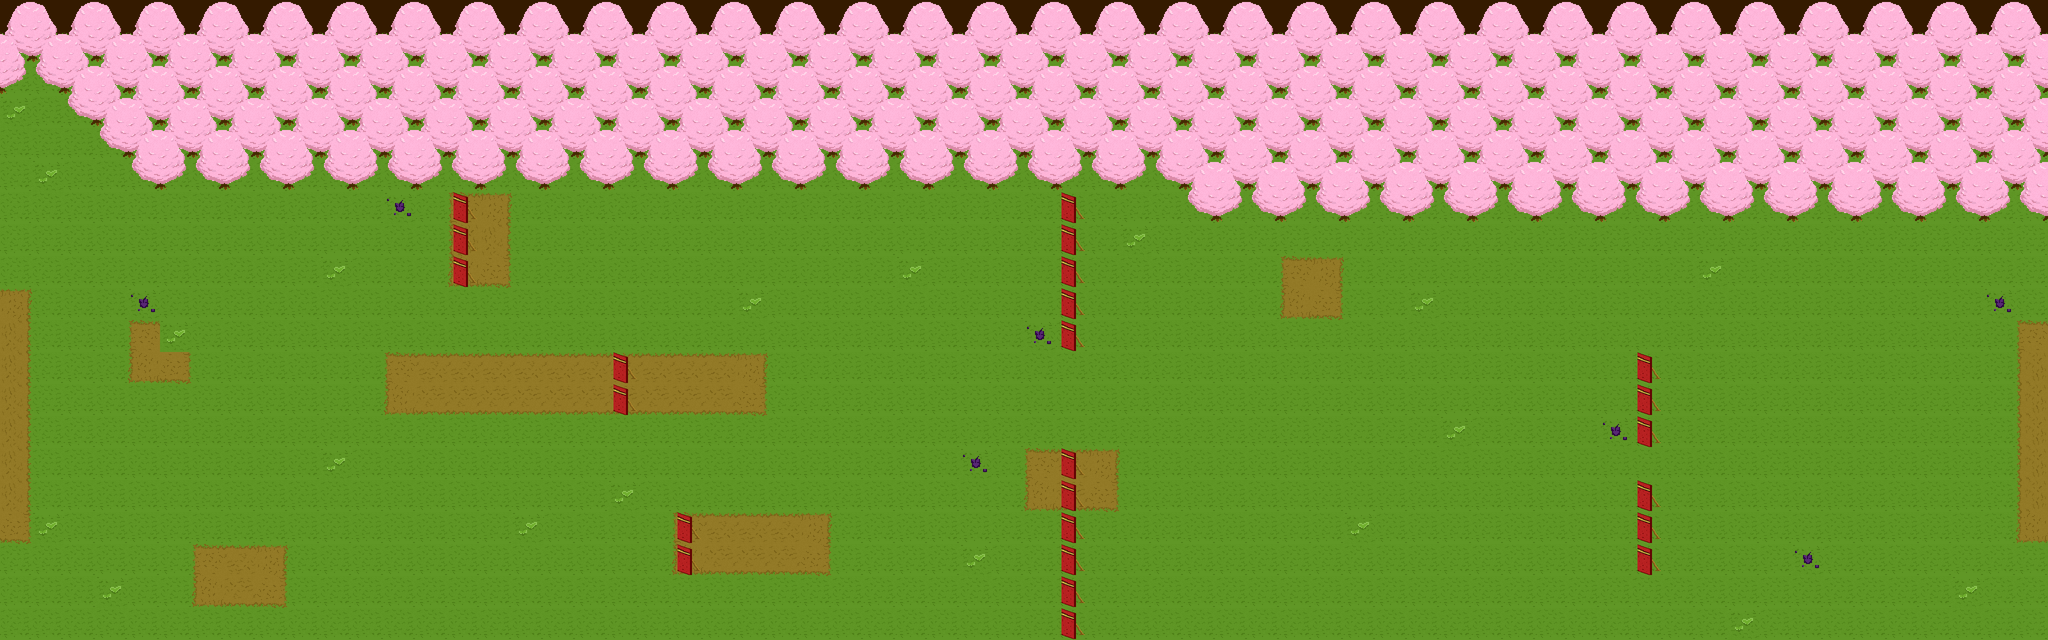

A level layout from a 2D game, rendered from its tile map. Below: a short description, then the map file with tile-grid data replaced by summaries:
An orthogonal 64x20 tile map with 64x64 px tiles, 12 tile layers (dirtLayer, grassLayer, patchLayer, flowerLayer, ...) and 10 objects (Left, Right, startPoint, enemy01, enemy02, ...).

<map version="1.4" tiledversion="1.4.3" orientation="orthogonal" renderorder="right-down" width="64" height="20" tilewidth="64" tileheight="64" infinite="0" nextlayerid="16" nextobjectid="21">
 <editorsettings>
  <export target="Level1.json" format="json" />
 </editorsettings>
 <tileset firstgid="1" name="Map1" tilewidth="64" tileheight="64" tilecount="16" columns="4">
  <image source="Map1.png" width="256" height="256" />
  <tile id="0">
   <properties>
    <property name="tree" type="bool" value="true" />
   </properties>
  </tile>
  <tile id="1">
   <properties>
    <property name="tree" type="bool" value="true" />
   </properties>
  </tile>
  <tile id="4">
   <properties>
    <property name="tree" type="bool" value="true" />
   </properties>
  </tile>
  <tile id="5">
   <properties>
    <property name="tree" type="bool" value="true" />
   </properties>
  </tile>
  <tile id="15">
   <properties>
    <property name="shield" type="bool" value="true" />
   </properties>
  </tile>
 </tileset>
 <layer id="1" name="dirtLayer" width="64" height="20">
  <data>[1280 cells, 1280 non-empty, 1 distinct tile ids]</data>
 </layer>
 <layer id="2" name="grassLayer" width="64" height="20">
  <data>[1280 cells, 1216 non-empty, 2 distinct tile ids]</data>
 </layer>
 <layer id="3" name="patchLayer" width="64" height="20">
  <data>[1280 cells, 75 non-empty, 6 distinct tile ids]</data>
 </layer>
 <layer id="4" name="flowerLayer" width="64" height="20">
  <data>[1280 cells, 26 non-empty, 2 distinct tile ids]</data>
 </layer>
 <layer id="6" name="shieldLayer" width="64" height="20">
  <data>[1280 cells, 24 non-empty, 1 distinct tile ids]</data>
 </layer>
 <layer id="14" name="treeLayer1" width="64" height="20">
  <data>[1280 cells, 128 non-empty, 4 distinct tile ids]</data>
 </layer>
 <layer id="13" name="treeLayer2" width="64" height="20">
  <data>[1280 cells, 128 non-empty, 4 distinct tile ids]</data>
 </layer>
 <layer id="12" name="treeLayer3" width="64" height="20">
  <data>[1280 cells, 124 non-empty, 4 distinct tile ids]</data>
 </layer>
 <layer id="11" name="treeLayer4" width="64" height="20">
  <data>[1280 cells, 122 non-empty, 4 distinct tile ids]</data>
 </layer>
 <layer id="7" name="treeLayer5" width="64" height="20">
  <data>[1280 cells, 120 non-empty, 4 distinct tile ids]</data>
 </layer>
 <layer id="8" name="treeLayer6" width="64" height="20">
  <data>[1280 cells, 54 non-empty, 4 distinct tile ids]</data>
 </layer>
 <layer id="15" name="treeLayer7" width="64" height="20">
  <data>[1280 cells, 0 non-empty, 0 distinct tile ids]</data>
 </layer>
 <objectgroup id="10" name="objectLayer">
  <object id="3" name="Left" x="1" y="575" width="62" height="512" />
  <object id="11" name="Right" x="4033" y="641" width="63" height="446" />
  <object id="12" name="startPoint" x="159" y="797">
   <point />
  </object>
  <object id="13" name="enemy01" x="770" y="488">
   <point />
  </object>
  <object id="15" name="enemy02" x="1028" y="770">
   <point />
  </object>
  <object id="16" name="enemy03" x="1216" y="1088">
   <point />
  </object>
  <object id="17" name="enemy04" x="2374" y="532">
   <point />
  </object>
  <object id="18" name="enemy05" x="2304" y="1074">
   <point />
  </object>
  <object id="19" name="enemy06" x="3390" y="804">
   <point />
  </object>
  <object id="20" name="enemy07" x="3390" y="1054">
   <point />
  </object>
 </objectgroup>
</map>